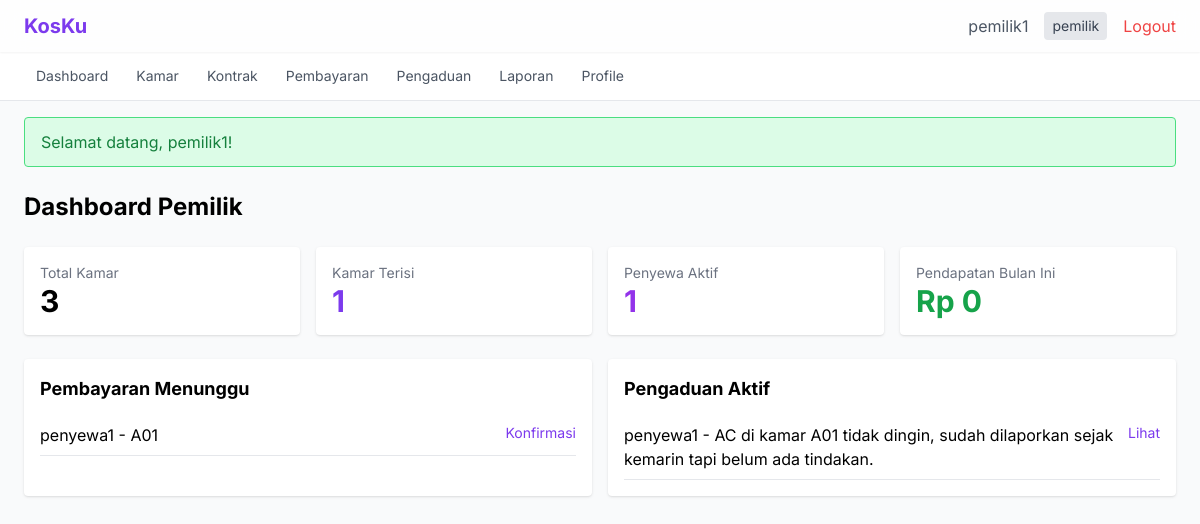
/dashboard (signed in), run on the app's committed database.
### tables this page shows
CREATE TABLE pembayaran (
    id INT AUTO_INCREMENT PRIMARY KEY,
    kontrak_id INT NOT NULL,
    bulan INT NOT NULL,
    tahun INT NOT NULL,
    jumlah DECIMAL(12,2) NOT NULL,
    denda DECIMAL(12,2) DEFAULT 0,
    bukti VARCHAR(255),
    status ENUM('belum_bayar', 'menunggu', 'lunas') NOT NULL DEFAULT 'belum_bayar',
    tgl_bayar DATE,
    created_at TIMESTAMP DEFAULT CURRENT_TIMESTAMP,
    FOREIGN KEY (kontrak_id) REFERENCES kontrak(id) ON DELETE CASCADE
);

CREATE TABLE users (
    id INT AUTO_INCREMENT PRIMARY KEY,
    username VARCHAR(50) NOT NULL UNIQUE,
    email VARCHAR(100) NOT NULL UNIQUE,
    password VARCHAR(255) NOT NULL,
    role ENUM('admin', 'pemilik', 'penyewa') NOT NULL DEFAULT 'penyewa',
    no_telepon VARCHAR(20),
    alamat TEXT,
    created_at TIMESTAMP DEFAULT CURRENT_TIMESTAMP
);

CREATE TABLE kamar (
    id INT AUTO_INCREMENT PRIMARY KEY,
    nomor_kamar VARCHAR(10) NOT NULL UNIQUE,
    tipe VARCHAR(50),
    harga DECIMAL(12,2) NOT NULL,
    kapasitas INT DEFAULT 1,
    fasilitas TEXT,
    status ENUM('tersedia', 'terisi', 'maintenance') NOT NULL DEFAULT 'tersedia',
    foto VARCHAR(255),
    created_at TIMESTAMP DEFAULT CURRENT_TIMESTAMP
);

CREATE TABLE pengaduan (
    id INT AUTO_INCREMENT PRIMARY KEY,
    penyewa_id INT NOT NULL,
    kamar_id INT,
    keluhan TEXT NOT NULL,
    foto VARCHAR(255),
    status ENUM('baru', 'diproses', 'selesai') NOT NULL DEFAULT 'baru',
    respon TEXT,
    created_at TIMESTAMP DEFAULT CURRENT_TIMESTAMP,
    FOREIGN KEY (penyewa_id) REFERENCES users(id) ON DELETE CASCADE,
    FOREIGN KEY (kamar_id) REFERENCES kamar(id) ON DELETE SET NULL
);

### src/Controllers/DashboardController.php (called while the page is built, shortened)
<?php
class DashboardController
{
    public function index(): void
    {
        $role = Auth::getUserRole();
        $data = [];
        if ($role === 'admin' || $role === 'pemilik') {
            $pembayaranModel = new Pembayaran();
            $pengaduanModel = new Pengaduan();
            $data['pembayaran_menunggu'] = $pembayaranModel->getUnconfirmed();
            $data['pengaduan_aktif'] = $pengaduanModel->getActive();
        }
        require_once __DIR__ . '/../../views/dashboard/' . $role . '.php';
    }
}

### public/index.php (called while the page is built, shortened)
<?php
$requestUri = $_SERVER['REQUEST_URI'] ?? '/';
$requestUri = parse_url($requestUri, PHP_URL_PATH);
$requestUri = ltrim($requestUri, '/');
$url = !empty($requestUri) ? $requestUri : ($_GET['url'] ?? '');
$url = rtrim($url, '/');
$url = filter_var($url, FILTER_SANITIZE_URL);
$url = explode('/', $url);
$controllerName = !empty($url[0]) ? ucfirst($url[0]) . 'Controller' : 'AuthController';
$defaultMethod = $controllerName === 'AuthController' ? 'login' : 'index';
$methodName = $url[1] ?? $defaultMethod;
$params = array_slice($url, 2);
$controller = new $controllerClass();
call_user_func_array([$controller, $methodName], $params);

### config/database.php (called while the page is built, shortened)
<?php
class Database
{
    private static ?PDO $instance = null;
    private static string $host = 'localhost';
    private static string $dbname = 'kos_management';
    private static string $user = 'root';
    private static string $pass = '';
    private static string $charset = 'utf8mb4';
    public static function getConnection(): PDO
    {
        if (self::$instance === null) {
            try {
                $dsn = "mysql:host=" . self::$host . ";dbname=" . self::$dbname . ";charset=" . self::$charset;
                self::$instance = new PDO($dsn, self::$user, self::$pass, [
                    PDO::ATTR_ERRMODE => PDO::ERRMODE_EXCEPTION,
                    PDO::ATTR_DEFAULT_FETCH_MODE => PDO::FETCH_ASSOC,
                    PDO::ATTR_EMULATE_PREPARES => false,
                ]);
            } catch (PDOException $e) {
                error_log("Database connection failed: " . $e->getMessage());
                http_response_code(500);
                require_once __DIR__ . '/../views/errors/500.php';
                exit;
            }
        }
        return self::$instance;
    }
}

### src/Models/Pembayaran.php (called while the page is built, shortened)
<?php
class Pembayaran
{
    private PDO $db;
    public function __construct()
    {
        $this->db = Database::getConnection();
    }
    public function getUnconfirmed(): array
    {
        $sql = "SELECT p.*, u.username as nama_penyewa, km.nomor_kamar
                FROM pembayaran p
                JOIN kontrak k ON p.kontrak_id = k.id
                JOIN users u ON k.penyewa_id = u.id
                JOIN kamar km ON k.kamar_id = km.id
                WHERE p.status = 'menunggu'
                ORDER BY p.created_at ASC";
        return $this->db->query($sql)->fetchAll();
    }
}

### src/Helpers/Security.php (called while the page is built, shortened)
<?php
class Security
{
    public static function escapeHtml(string $data): string
    {
        return htmlspecialchars($data, ENT_QUOTES | ENT_HTML5, 'UTF-8');
    }
}

### src/Models/Pengaduan.php (called while the page is built, shortened)
<?php
class Pengaduan
{
    private PDO $db;
    public function __construct()
    {
        $this->db = Database::getConnection();
    }
    public function getActive(): array
    {
        $sql = "SELECT a.*, u.username as nama_penyewa, km.nomor_kamar
                FROM pengaduan a
                JOIN users u ON a.penyewa_id = u.id
                LEFT JOIN kamar km ON a.kamar_id = km.id
                WHERE a.status IN ('baru', 'diproses')
                ORDER BY a.created_at ASC";
        return $this->db->query($sql)->fetchAll();
    }
}

### views/dashboard/pemilik.php (the view, shortened to what this page needs)
<?php
require_once __DIR__ . '/../../src/Helpers/Security.php';
?>
<?php require_once __DIR__ . '/../layouts/header.php'; ?>
<div class="max-w-7xl mx-auto">
    <h1 class="text-2xl font-bold mb-6">Dashboard Pemilik</h1>
    <div class="grid grid-cols-1 md:grid-cols-4 gap-4 mb-6">
        <div class="bg-white rounded shadow p-4">
            <p class="text-gray-500 text-sm">Total Kamar</p>
            <p class="text-3xl font-bold"><?= $data['total_kamar'] ?></p>
        </div>
        <div class="bg-white rounded shadow p-4">
            <p class="text-gray-500 text-sm">Kamar Terisi</p>
            <p class="text-3xl font-bold text-violet-600"><?= $data['kamar_terisi'] ?></p>
        </div>
        <div class="bg-white rounded shadow p-4">
            <p class="text-gray-500 text-sm">Penyewa Aktif</p>
            <p class="text-3xl font-bold text-purple-600"><?= $data['penyewa_aktif'] ?></p>
        </div>
        <div class="bg-white rounded shadow p-4">
            <p class="text-gray-500 text-sm">Pendapatan Bulan Ini</p>
            <p class="text-3xl font-bold text-green-600">Rp <?= number_format($data['pendapatan_bulan_ini'], 0, ',', '.') ?></p>
        </div>
    </div>
    <div class="grid grid-cols-1 md:grid-cols-2 gap-4">
        <div class="bg-white rounded shadow p-4">
            <h2 class="font-bold text-lg mb-3">Pembayaran Menunggu</h2>
            <?php if (empty($data['pembayaran_menunggu'])): ?>
                <p class="text-gray-500">Tidak ada.</p>
            <?php else: ?>
                <?php foreach ($data['pembayaran_menunggu'] as $p): ?>
                    <div class="border-b py-2 flex justify-between">
                        <span><?= Security::escapeHtml($p['nama_penyewa']) ?> - <?= Security::escapeHtml($p['nomor_kamar']) ?></span>
                        <a href="/pembayaran/index" class="text-violet-600 text-sm">Konfirmasi</a>
                    </div>
                <?php endforeach; ?>
            <?php endif; ?>
        </div>
        <div class="bg-white rounded shadow p-4">
            <h2 class="font-bold text-lg mb-3">Pengaduan Aktif</h2>
            <?php if (empty($data['pengaduan_aktif'])): ?>
                <p class="text-gray-500">Tidak ada.</p>
            <?php else: ?>
                <?php foreach ($data['pengaduan_aktif'] as $a): ?>
                    <div class="border-b py-2 flex justify-between">
                        <span><?= Security::escapeHtml($a['nama_penyewa']) ?> - <?= Security::escapeHtml($a['keluhan']) ?></span>
                        <a href="/pengaduan/detail/<?= $a['id'] ?>" class="text-violet-600 text-sm">Lihat</a>
                    </div>
                <?php endforeach; ?>
            <?php endif; ?>
        </div>
    </div>
</div>
<?php require_once __DIR__ . '/../layouts/footer.php'; ?>

### views/layouts/header.php (style rules this page uses)
body { font-family: 'Inter', sans-serif; }

### data on the page
pembayaran: users.username "penyewa1", kamar.nomor_kamar "A01"
pengaduan: penyewa.username "penyewa1", keluhan "AC di kamar A01 tidak dingin, sudah dilaporkan sejak kemarin tapi belum ada tindakan."

### other printed values
$data['total_kamar'] "3"
$data['kamar_terisi'] "1"
$data['penyewa_aktif'] "1"
$data['pendapatan_bulan_ini'] "0"
